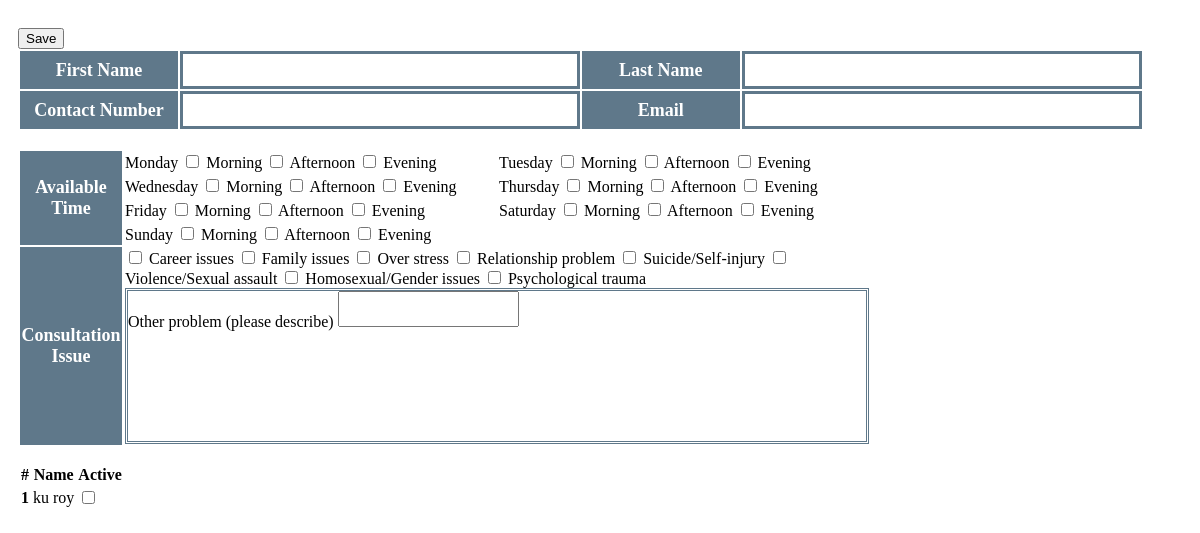
Page /home/schedule_arrangement/ (signed in) on the earlier database version.
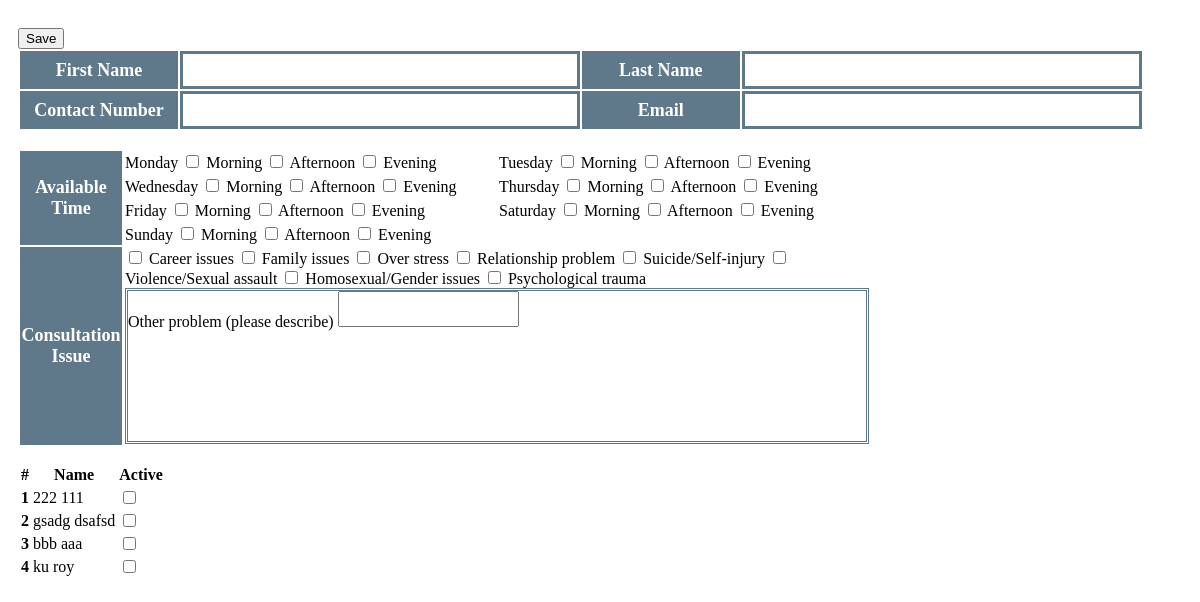
Same page on the later database version.
### users/models.py (models this page shows)
class New_user(User):
    contact_number = models.CharField(db_column='contact_number', max_length=20)
    app_active = models.BooleanField(db_column='app_active', default=False)

### djangoProject/commonfunction.py (the view)
    def _inner(request, *args, **kwargs):
        if not request.user.is_superuser:
            raise PermissionDenied
        return function(request, *args, **kwargs)

### djangoProject/commonfunction.py (called while the page is built)
def is_superuser(function=None):
    def _inner(request, *args, **kwargs):
        if not request.user.is_superuser:
            raise PermissionDenied
        return function(request, *args, **kwargs)
    return _inner

### home/views.py (called while the page is built)
@is_superuser
def schedule_arrangement(request):
    app_list = New_user.objects.filter(is_active=True).order_by('-app_active', 'last_login')
    allEvents = list(AppointmentCalander.objects.filter(active=True))
    for event in allEvents:
        nameObject = New_user.objects.filter(user_ptr_id=event.app_user_id).values('first_name', 'last_name')[0]
        event.title = nameObject['first_name'] + ' ' + nameObject['last_name']
    return render(request, "home/schedule_arrangement.html", locals())

### templates/home/schedule_arrangement.html (shortened to what this page needs)
{% block Content0 %}
    <div class="row-no-gutters row" style="padding: 10px">
        <div class="col-4">
            <div style="margin-top: 10px">
                <button type="button" class="btn btn-primary" onclick="submitCalendar()">Save</button>
            </div>
        </div>
        <div class="col-6">
            {% include '../users/uni_appointment.html' %}
        </div>
        <div class="col-2">
            <table id="app_table" class="table table-hover">
                <thead>
                    <tr>
                        <th scope="col" class="">#</th>
                        <th scope="col" class="">Name</th>
                        <th scope="col" class="">Active</th>
                    </tr>
                </thead>
                <tbody>
                    {% for app in app_list %}
                        <tr id="{{ app.id }}" onclick="render_app(this.id)">
                            <th scope="row" class="column_1">{{ forloop.counter }}</th>
                            <td id="list_name_{{ app.id }}" class="">{{ app.last_name }} {{ app.first_name }}</td>
                            <td class="">
                                <div class="form-check form-switch">
                                  <input id="check_{{ app.id }}" class="form-check-input" onclick="app_active('{{ app.id }}', this.id)"  type="checkbox">
                                </div>
                            </td>
                        </tr>
                    {% endfor %}
                </tbody>
            </table>
        </div>
    </div>
{% endblock %}

Differences in the rows shown:
added New_user: last_name "222", first_name "111"
added New_user: last_name "gsadg", first_name "dsafsd"
added New_user: last_name "bbb", first_name "aaa"
